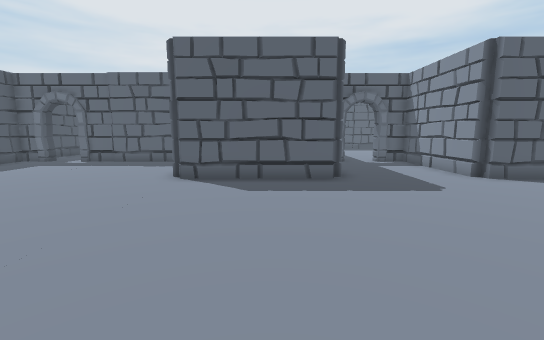
View 1 (above)

18 first-person views from a walk through a 3-D level made in the Unity game engine. The camera is 1.5 m above the floor, tilts 8° down and sees 90° across. The floor is counted in squares, 1 m on a side. Each view is taken from the middle of a square. On the plan, view 1 faces up. The plan holds only what a view shows up to about 14 squares ahead; the rest is blank. The place goes on beyond the plan.

View 2
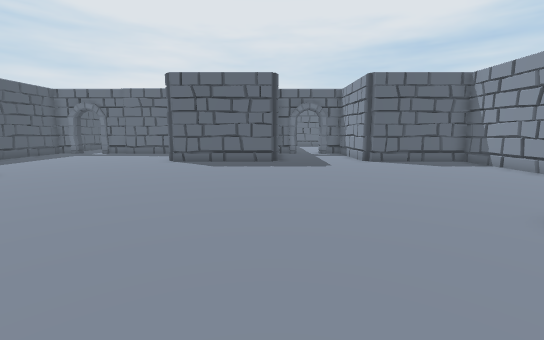

View 3
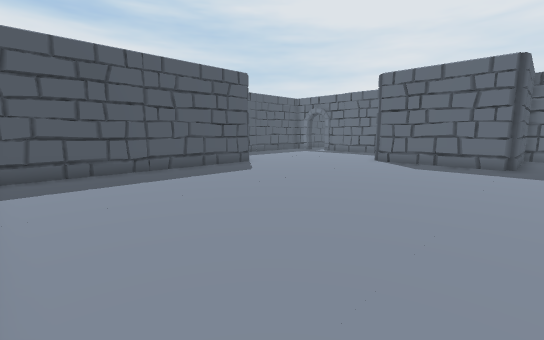

View 4
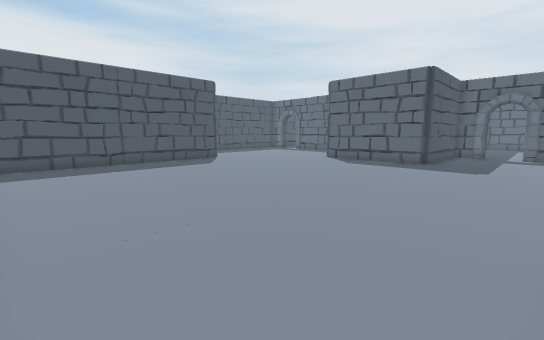

View 5
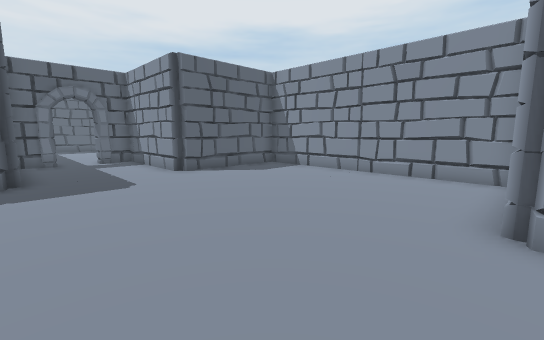

View 6
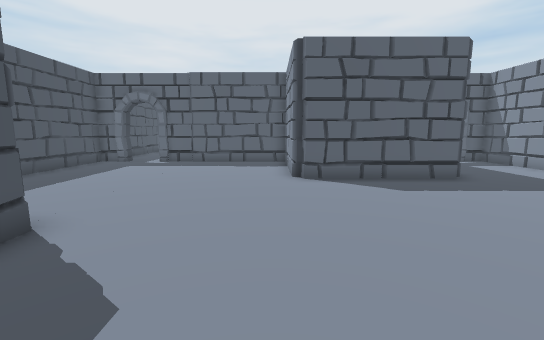

View 7
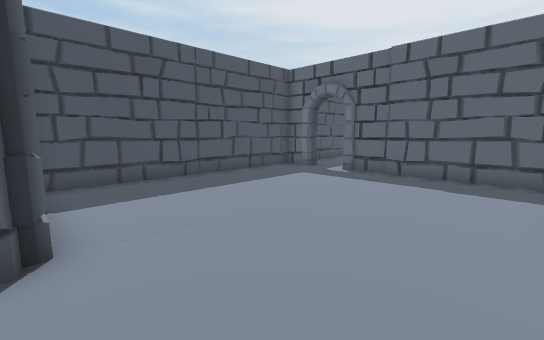

View 8
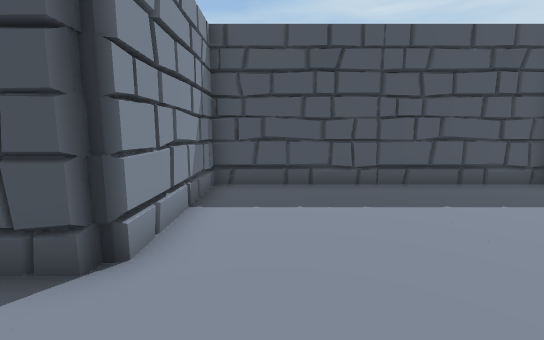

View 9
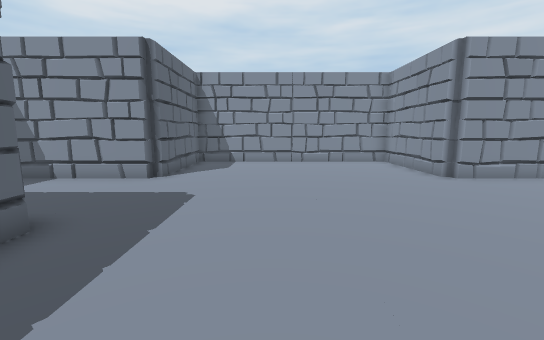

View 10
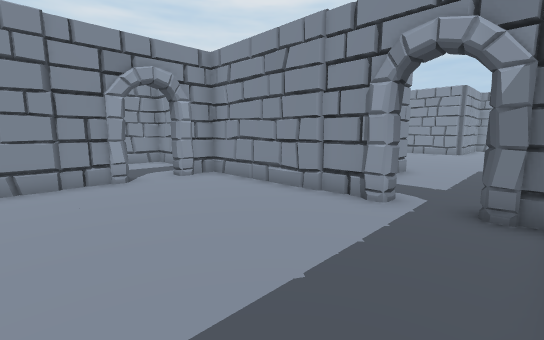

View 11
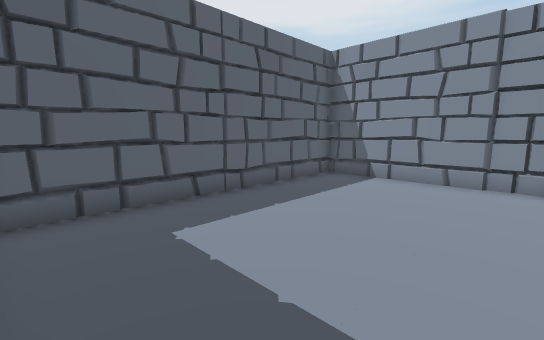

View 12
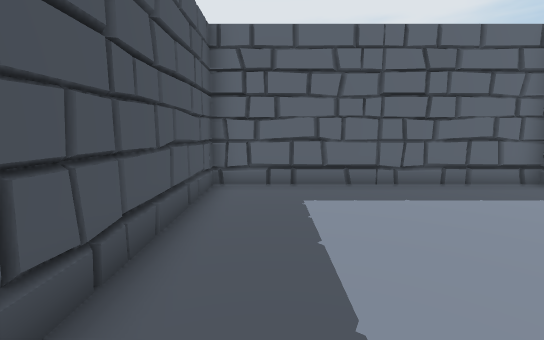

View 13
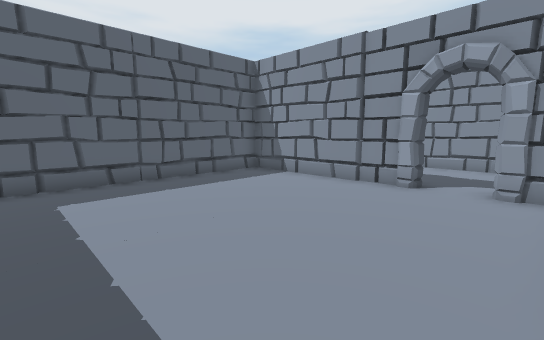

View 14
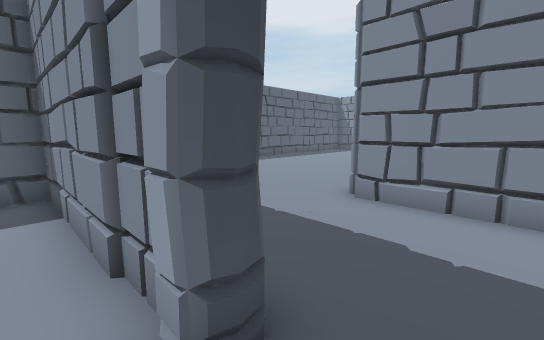

View 15
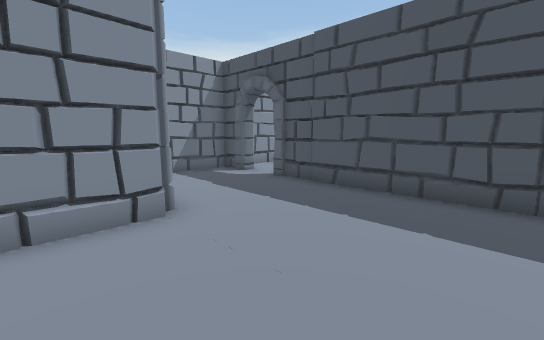

View 16
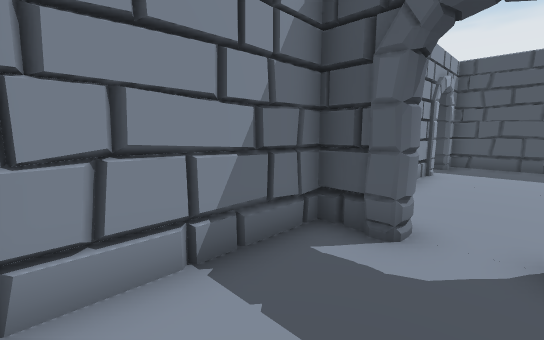

View 17
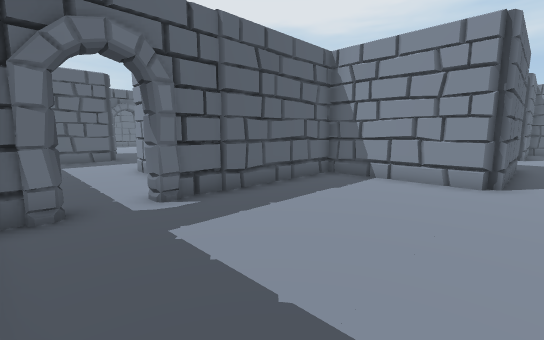

View 18
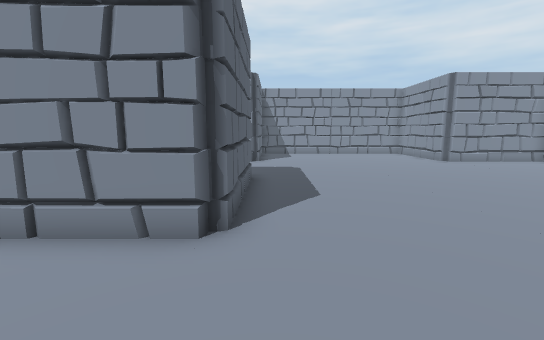

### Floor plan
Points are (right, up) in squares from view 1. A wall is a line through its corners. A room is listed if a view was taken in it or the views show most of it. See-through windows are left out.
Room 1 (views 1, 2, 3, 4, 5, 6, 7, 8, 9, 17, 18)
walls: (2.3, 9.1) (2, 8.7); (-3.1, 12.6) (-3.5, 12.9); (7, -0.7) (11.7, -0.7) (11.7, 8.7) (7, 8.7) (6.7, 9.1) (6.7, 13.7) (5.2, 13.7); (3.6, 13.7) (2.3, 13.7) (2.3, 9) (1.9, 8.7) (-3, 8.7) (-3.3, 9.1) (-3.3, 13.7) (-9.8, 13.7); (-7.8, 13.6) (-8.2, 14); (6.7, -5.5) (6.7, -1); (-11.4, 13.7) (-12.7, 13.7) (-12.7, 4.3) (-8.1, 4.3) (-7.7, 4) (-7.7, -5.1)
ways out: opening at (4.5, 14) to room 2; opening at (-10.5, 14)
Room 2 (views 10, 11, 12, 13, 14)
walls: (5.3, 14.3) (11.7, 14.3) (11.7, 15.8) (12.3, 15.7); (12.3, 17.4) (11.7, 17.1) (11.7, 23.7) (2.3, 23.7) (2.3, 14.3) (3.6, 14.3); (12.3, 17.3) (11.7, 17.2); (12.3, 17.2) (11.7, 17.3)
ways out: opening at (4.5, 14) to room 1; opening at (12, 16.5) to room 3
Room 3 (views 15, 16)
walls: (17, 19.3) (19.1, 19.3); (12.3, 24.1) (12.3, 17.4); (12.3, 15.7) (12.3, 14.3) (16.7, 14.3) (16.7, 19)
ways out: opening at (12, 16.5) to room 2

Where each view was taken, in squares from view 1:
view 1: 0 up, 0 right, facing up
view 2: 5 down, 2 right, facing up
view 3: 5 down, 3 right, facing up-left
view 4: 5 down, 6 right, facing up-left
view 5: 1 down, 2 right, facing up-right
view 6: 0 up, 4 left, facing up
view 7: 4 up, 4 left, facing up-left
view 8: 6 up, 5 left, facing left
view 9: 5 up, 2 left, facing right
view 10: 20 up, 3 right, facing down-right
view 11: 18 up, 3 right, facing up-right
view 12: 16 up, 4 right, facing up
view 13: 15 up, 4 right, facing up-right
view 14: 16 up, 11 right, facing up-right
view 15: 24 up, 19 right, facing down-left
view 16: 17 up, 16 right, facing down-left
view 17: 8 up, 12 left, facing up-right
view 18: 8 up, 7 left, facing right
